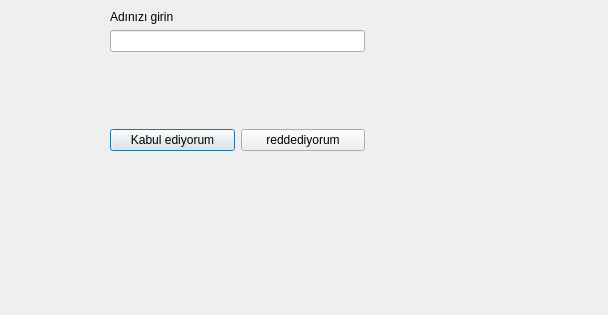
<?xml version="1.0" encoding="UTF-8"?>
<ui version="4.0">
 <class>Dialog</class>
 <widget class="QDialog" name="Dialog">
  <property name="geometry">
   <rect>
    <x>0</x>
    <y>0</y>
    <width>608</width>
    <height>315</height>
   </rect>
  </property>
  <property name="windowTitle">
   <string>Dialog</string>
  </property>
  <widget class="QWidget" name="">
   <property name="geometry">
    <rect>
     <x>110</x>
     <y>10</y>
     <width>255</width>
     <height>141</height>
    </rect>
   </property>
   <layout class="QVBoxLayout" name="verticalLayout_2">
    <item>
     <layout class="QVBoxLayout" name="verticalLayout">
      <item>
       <widget class="QLabel" name="label">
        <property name="text">
         <string>Adınızı girin</string>
        </property>
       </widget>
      </item>
      <item>
       <widget class="QLineEdit" name="userName"/>
      </item>
     </layout>
    </item>
    <item>
     <spacer name="verticalSpacer">
      <property name="orientation">
       <enum>Qt::Vertical</enum>
      </property>
      <property name="sizeHint" stdset="0">
       <size>
        <width>20</width>
        <height>40</height>
       </size>
      </property>
     </spacer>
    </item>
    <item>
     <layout class="QHBoxLayout" name="horizontalLayout">
      <item>
       <widget class="QPushButton" name="accept">
        <property name="text">
         <string>Kabul ediyorum</string>
        </property>
       </widget>
      </item>
      <item>
       <widget class="QPushButton" name="close">
        <property name="text">
         <string>reddediyorum</string>
        </property>
       </widget>
      </item>
     </layout>
    </item>
   </layout>
  </widget>
 </widget>
 <resources/>
 <connections>
  <connection>
   <sender>close</sender>
   <signal>clicked()</signal>
   <receiver>Dialog</receiver>
   <slot>reject()</slot>
   <hints>
    <hint type="sourcelabel">
     <x>279</x>
     <y>130</y>
    </hint>
    <hint type="destinationlabel">
     <x>233</x>
     <y>225</y>
    </hint>
   </hints>
  </connection>
 </connections>
</ui>
